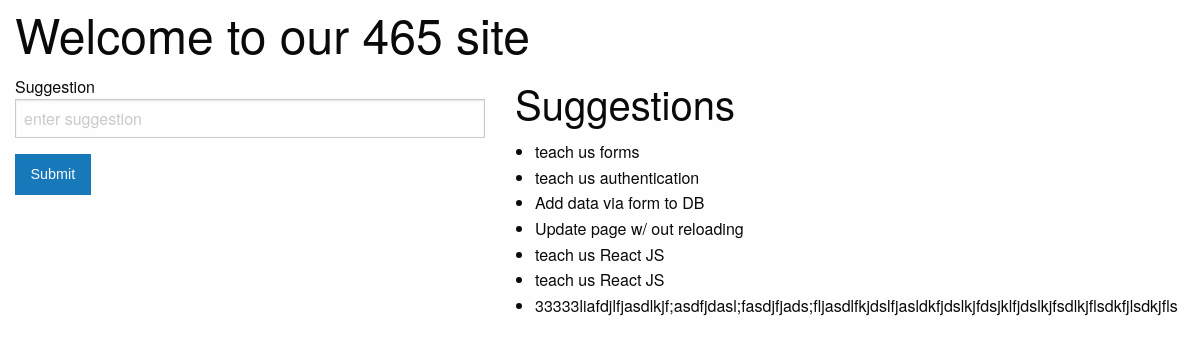
Before: / with the older database file.
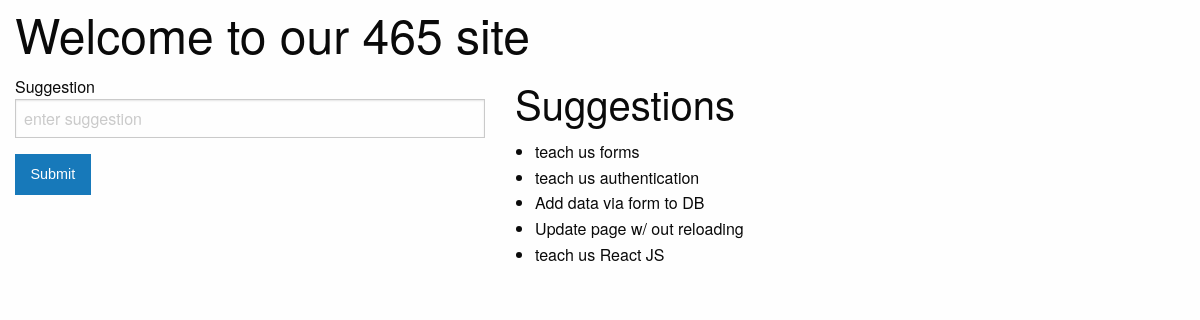
After: the same page with the newer database file.
### firstapp/models.py (models this page shows, shortened)
class Suggestion(models.Model):
    suggestion = models.CharField(max_length=140)

### firstapp/views.py (the view)
# urls.py: url(r'^$',views.index, name='index'),
def index(request):
    if request.method == 'POST':
        form = SuggestionForm(request.POST)
        if form.is_valid():
            submit = form.cleaned_data['suggestion']
            suggest = Suggestion(suggestion=submit)
            suggest.save()
            form = SuggestionForm()
        else:
            submit = ""
    else:
        form = SuggestionForm()
        submit = ""
    suggestions = Suggestion.objects.all()
    context = {
        'title':"Home",
        'content': suggestions,
        'form':form,
        'submit':submit
        }
    return render(request,'home.html',context)

### firstapp/forms.py
class SuggestionForm(forms.Form):
    suggestion = forms.CharField(
        label='Suggestion',
        max_length=140,
        widget=forms.TextInput(attrs={
            'placeholder': 'enter suggestion'
            }))

### firstapp/templates/home.html (shortened to what this page needs)
{% extends "default.html" %}
{% load static %}
{% block content %}
<div class="row">
  <div class="large-12 columns">
    <h1>Welcome to our 465 site</h1>
  </div>
</div>
<div class="row">
  <div class="large-5 columns">
    <form action="" method="post">
      <div class="row">
        <div class="large-12 columns">
          {{ form.suggestion.label }}
          {{ form.suggestion }}
          </div>
      </div>
      <div class="row">
        <div class="large-12 columns">
          <input type="submit" value="Submit" class="button">
        </div>
      </div>
    </form>
  </div>
  <div class="large-7 columns">
    <h2>Suggestions</h2>
    <ul>
    {% for element in content %}
    <li>{{ element.suggestion }}</li>
    {% endfor %}
    </ul>
  </div>
</div>
{% endblock %}

Changed rows visible on the page:
removed Suggestion: suggestion "teach us React JS"
removed Suggestion: suggestion "33333liafdjlfjasdlkjf;asdfjdasl;fasdjfjads;fljasdlfkjdslfjasldkfjdslkjfdsjklfjdslkjfsdlkjflsdkfjlsdkjfls"
